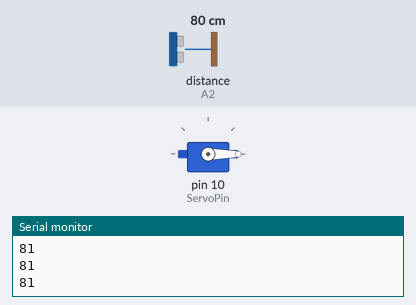
A sketch run on a simulated Arduino Uno, built with avr-gcc and run on an emulated ATmega328P. Shown: servo, the last lines printed to the serial monitor. Inputs (shaded band) come from the test bench; at power-on: distance to the obstacle (sensor on A2) 80 cm. The echo pulse lasts 58.3 µs per cm.

Above: at 1.2 s.
1.3 s: distance to the obstacle (sensor on A2) set to 4 cm
At 2.5 s:
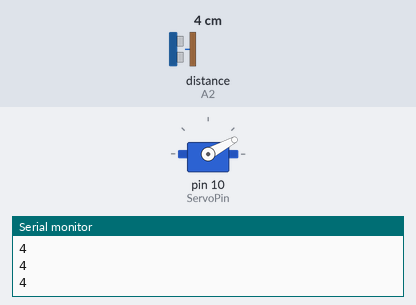
2.8 s: distance to the obstacle (sensor on A2) set to 9 cm
At 3.1 s:
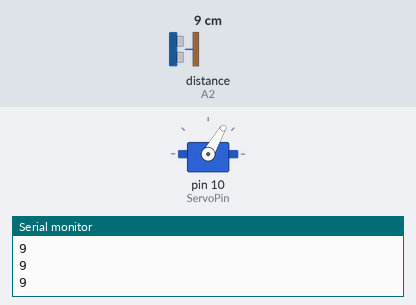
4.3 s: distance to the obstacle (sensor on A2) set to 18 cm
At 5.1 s:
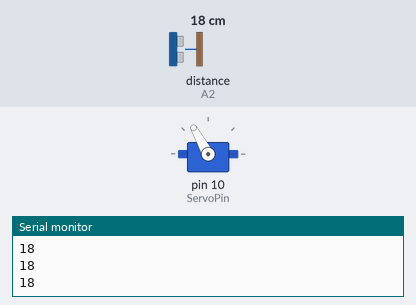
5.8 s: distance to the obstacle (sensor on A2) set to 35 cm
At 6.5 s:
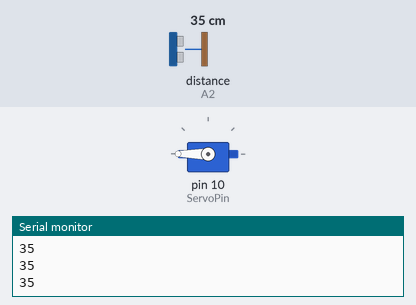
Timing chart, 0 to 8.3 s (numbered marks = the images above; inputs shaded):
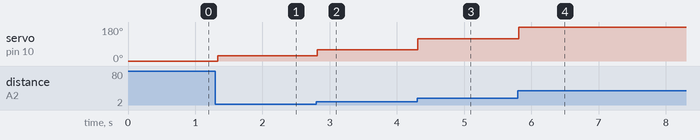

Measured:
- after the input at 1.3 s, servo on pin 10 (ServoPin): 0° → 28° at once
- after the input at 2.8 s, servo on pin 10 (ServoPin): 28° → 60° at once
- after the input at 4.3 s, servo on pin 10 (ServoPin): 60° → 119° at once
- after the input at 5.8 s, servo on pin 10 (ServoPin): 119° → 180° at once

The sketch:

ultrasonic_with_led.ino
```cpp
#include<Servo.h>
#include<NewPing.h>

const int TriggerPin = A3;
const int EchoPin = A2;
const int ServoPin = 10;

NewPing sonar (TriggerPin, EchoPin, 100);
Servo servo;
void setup() {
  // put your setup code here, to run once:
  Serial.begin(9600);
  servo.attach(ServoPin);
}

void loop() {
  // put your main code here, to run repeatedly:
  int cm = sonar.ping_cm();
  Serial.println(cm);

  int angle = map(cm, 2, 15, 15, 100);
  servo.write(angle);

  delay(50);

  if(cm < 35){
    digitalWrite(2, HIGH);
  }else if(cm < 70){
    digitalWrite(2, LOW);
    digitalWrite(3, HIGH);
  }
  else{
    digitalWrite(3, LOW);
    digitalWrite(4, HIGH);
  }
}
```
